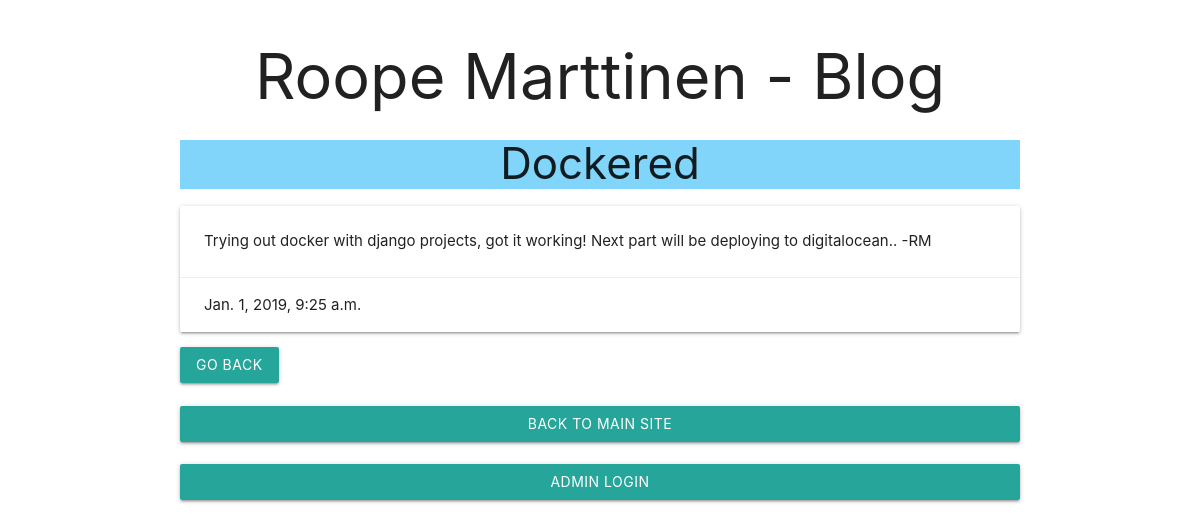
Screenshot of /posts/details/4 with the database file from the repository.
### posts/models.py (models this page shows, shortened)
class Posts(models.Model):
    title = models.CharField(max_length=200)
    body = models.TextField()
    created_at = models.DateTimeField(default=datetime.now, blank=True)
    class Meta:
        verbose_name_plural = 'Posts' #makes django-admin Posts name not be Postss

### posts/views.py (the view)
# urls.py: path('details/<int:id>', views.details, name='details'),    #simple regex = P parameter id, \d digit, +positive digit, $ end
def details(request, id):
    postbyid = Posts.objects.get(id=id)
    context = {
        'post': postbyid
    }
    return render(request, 'details.html', context)

### templates/details.html
{% extends 'post.html' %}
{% block content %}
<h3 class="center-align light-blue lighten-3">{{post.title}}</h3>
<div class="card">
    <div class="card-content">
        {{post.body}}
    </div>
    <div class="card-action">
        {{post.created_at}}
    </div>
</div>
<a href="/posts" class="btn">Go back</a>
{% endblock %}

### rows the page displays
Posts: title "Dockered", body "Trying out docker with django projects, got it working! Next part will be deploying to digitalocean.. -RM", created_at "Jan. 1, 2019, 9:25 a.m."
